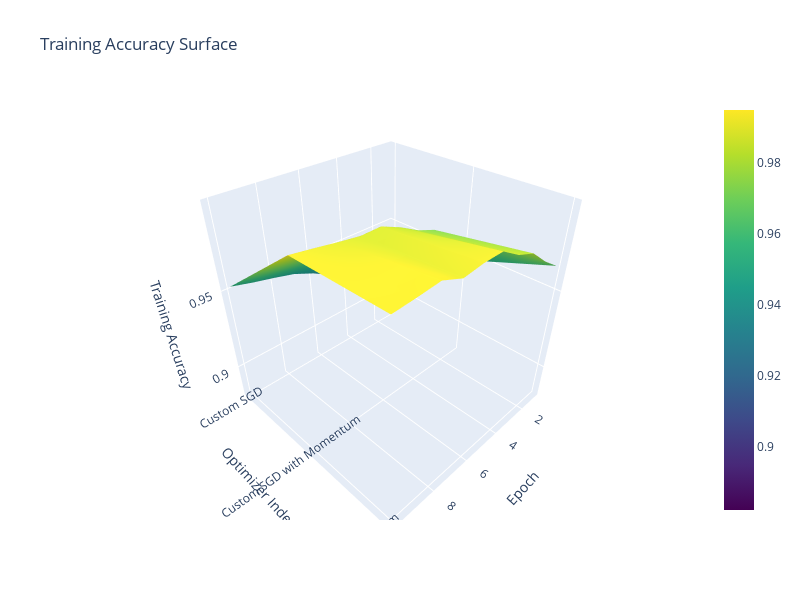

Here is the notebook cell this chart was saved with:
### Code cell
# Create surface plot data
X, Y = np.meshgrid(epochs, np.arange(len(optimizers)))
Z = np.array([results[opt][0] for opt in optimizers])

# Create interactive surface plot
fig = go.Figure(data=[go.Surface(
    x=X, 
    y=Y, 
    z=Z,
    colorscale='viridis'
)])

fig.update_layout(
    title='Training Accuracy Surface',
    scene = dict(
        xaxis_title='Epoch',
        yaxis_title='Optimizer Index',
        zaxis_title='Training Accuracy',
        yaxis = dict(
            ticktext=optimizers,
            tickvals=list(range(len(optimizers)))
        )
    ),
    width=800,
    height=600
)

fig.show()

### Figure 1 — Plotly figure (JSON) as saved in the notebook; plotly's stock layout.template omitted (floating-point values rounded to 4 significant figures)
{"data": [{"colorscale": [[0, "#440154"], [0.1111, "#482878"], [0.2222, "#3e4989"], [0.3333, "#31688e"], [0.4444, "#26828e"], [0.5556, "#1f9e89"], [0.6667, "#35b779"], [0.7778, "#6ece58"], [0.8889, "#b5de2b"], [1, "#fde725"]], "type": "surface", "x": [[1, 2, 3, 4, 5, 6, 7, 8, 9, 10], [1, 2, 3, 4, 5, 6, 7, 8, 9, 10], [1, 2, 3, 4, 5, 6, 7, 8, 9, 10]], "y": [[0, 0, 0, 0, 0, 0, 0, 0, 0, 0], [1, 1, 1, 1, 1, 1, 1, 1, 1, 1], [2, 2, 2, 2, 2, 2, 2, 2, 2, 2]], "z": [[0.8821, 0.9066, 0.9189, 0.9258, 0.9326, 0.939, 0.9439, 0.9469, 0.9496, 0.9527], [0.9453, 0.9628, 0.9728, 0.977, 0.9829, 0.9876, 0.9874, 0.989, 0.9909, 0.9927], [0.9646, 0.9721, 0.9812, 0.9854, 0.9919, 0.9918, 0.9904, 0.995, 0.994, 0.9932]]}], "layout": {"height": 600, "scene": {"xaxis": {"title": {"text": "Epoch"}}, "yaxis": {"ticktext": ["Custom SGD", "Custom SGD with Momentum", "Custom Adam"], "tickvals": [0, 1, 2], "title": {"text": "Optimizer Index"}}, "zaxis": {"title": {"text": "Training Accuracy"}}}, "title": {"text": "Training Accuracy Surface"}, "width": 800}}
